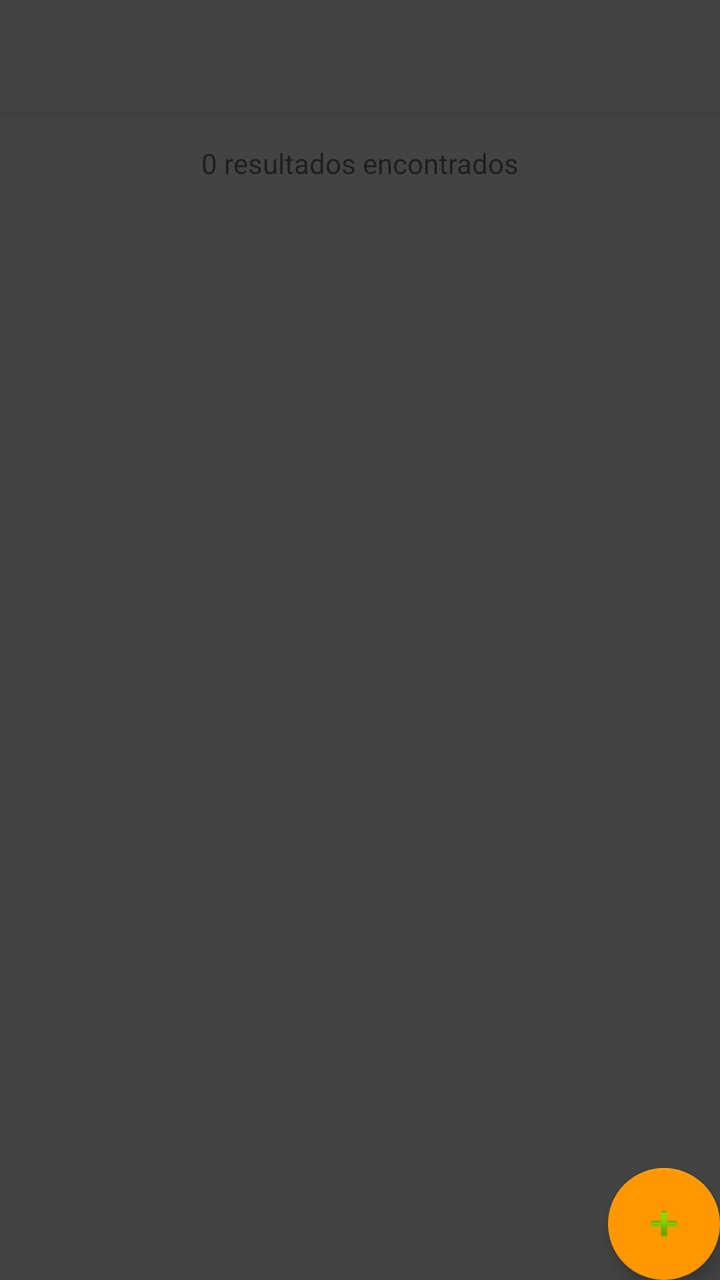
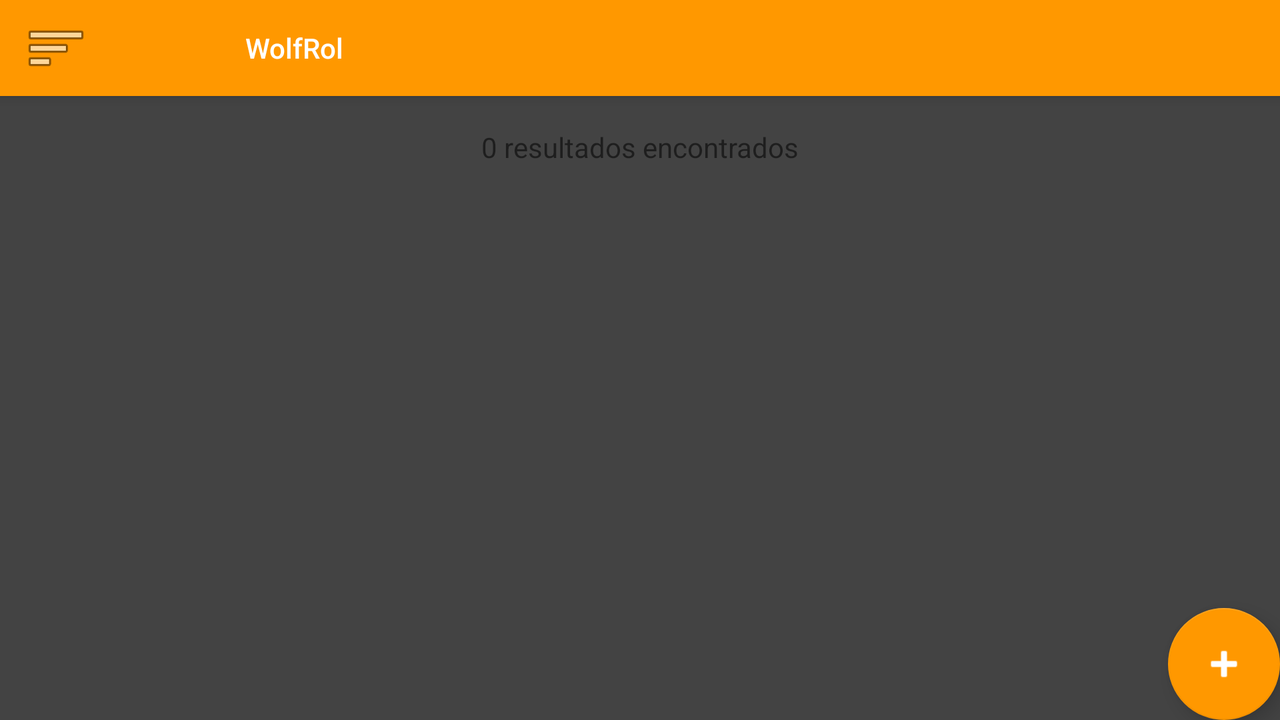

Compare how this app lays out the same screen by default and in its alternative resource folder. The renders come first, then the two layout files and the values they reference.
<!-- AndroidManifest.xml: activity theme AppTheme.NoActionBar -->
<!-- res/layout/activity_listado.xml -->
<?xml version="1.0" encoding="utf-8"?>
<androidx.coordinatorlayout.widget.CoordinatorLayout xmlns:android="http://schemas.android.com/apk/res/android"
    xmlns:app="http://schemas.android.com/apk/res-auto"
    xmlns:tools="http://schemas.android.com/tools"
    android:layout_width="match_parent"
    android:layout_height="match_parent"
    android:background="#434343"
    tools:context=".views.ListadoActivity">

    <com.google.android.material.appbar.AppBarLayout
        android:layout_width="match_parent"
        android:layout_height="wrap_content"
        android:theme="@style/AppTheme.AppBarOverlay">

        <androidx.appcompat.widget.Toolbar
            android:id="@+id/toolbar"
            android:layout_width="match_parent"
            android:layout_height="?attr/actionBarSize"
            android:background="?attr/colorPrimary"
            app:popupTheme="@style/AppTheme.PopupOverlay" />

    </com.google.android.material.appbar.AppBarLayout>

    <include layout="@layout/content_listado" />

    <com.google.android.material.floatingactionbutton.FloatingActionButton
        android:id="@+id/listadoFb"
        android:layout_width="wrap_content"
        android:layout_height="wrap_content"
        android:layout_gravity="bottom|end"
        android:layout_margin="@dimen/fab_margin"
        app:srcCompat="@android:drawable/ic_input_add" />

</androidx.coordinatorlayout.widget.CoordinatorLayout>
<!-- res/layout/content_listado.xml (included above) -->
<?xml version="1.0" encoding="utf-8"?>
<androidx.constraintlayout.widget.ConstraintLayout xmlns:android="http://schemas.android.com/apk/res/android"
    xmlns:app="http://schemas.android.com/apk/res-auto"
    xmlns:tools="http://schemas.android.com/tools"
    android:layout_width="match_parent"
    android:layout_height="match_parent"
    app:layout_behavior="@string/appbar_scrolling_view_behavior"
    tools:context=".views.ListadoActivity"
    tools:showIn="@layout/activity_listado">

    <TextView
        android:id="@+id/contadorTextView"
        android:layout_width="wrap_content"
        android:layout_height="wrap_content"
        android:layout_marginStart="16dp"
        android:layout_marginTop="16dp"
        android:layout_marginEnd="16dp"
        android:text="0 resultados encontrados"
        app:layout_constraintEnd_toEndOf="parent"
        app:layout_constraintStart_toStartOf="parent"
        app:layout_constraintTop_toTopOf="parent" />

    <androidx.recyclerview.widget.RecyclerView
        android:id="@+id/listadoReciclesView"
        android:layout_width="match_parent"
        android:layout_height="0dp"
        android:layout_marginTop="16dp"
        app:layout_constraintBottom_toBottomOf="parent"
        app:layout_constraintTop_toBottomOf="@+id/contadorTextView"
        tools:itemCount="5"
        tools:layout_editor_absoluteX="-47dp"
        tools:listitem="@layout/row_data" />
</androidx.constraintlayout.widget.ConstraintLayout>
<!-- res/layout/row_data.xml (included above) -->
<?xml version="1.0" encoding="utf-8"?>
<LinearLayout xmlns:android="http://schemas.android.com/apk/res/android"
    xmlns:app="http://schemas.android.com/apk/res-auto"
    xmlns:tools="http://schemas.android.com/tools"
    android:layout_width="match_parent"
    android:layout_height="wrap_content">

    <ImageView
        android:id="@+id/imageViewGenero"
        android:layout_width="317dp"
        android:layout_height="wrap_content"
        android:layout_weight="1"
        tools:srcCompat="@tools:sample/avatars" />

    <TextView
        android:id="@+id/textView"
        android:layout_width="match_parent"
        android:layout_height="wrap_content"
        android:layout_weight="1"
        android:text="TextView"
        tools:text="@tools:sample/full_names" />
</LinearLayout>
<!-- resources referenced by this layout -->
<resources>
  <style name="AppTheme.AppBarOverlay" parent="ThemeOverlay.AppCompat.Dark.ActionBar" />
  <style name="AppTheme.PopupOverlay" parent="ThemeOverlay.AppCompat.Light" />
  <style name="AppTheme.NoActionBar">
          <item name="windowActionBar">false</item>
          <item name="windowNoTitle">true</item>
      </style>
</resources>
<!-- res/layout-land/activity_listado.xml (the repository's variant of the layout above) -->
<!-- drawn on the phone turned sideways -->
<?xml version="1.0" encoding="utf-8"?>
<androidx.coordinatorlayout.widget.CoordinatorLayout xmlns:android="http://schemas.android.com/apk/res/android"
    xmlns:app="http://schemas.android.com/apk/res-auto"
    xmlns:tools="http://schemas.android.com/tools"
    android:layout_width="match_parent"
    android:layout_height="match_parent"
    android:background="#434343"
    tools:context=".views.ListadoActivity">

    <com.google.android.material.appbar.AppBarLayout
        android:id="@+id/appBarLayout"
        android:layout_width="match_parent"
        android:layout_height="wrap_content"
        android:theme="@style/AppTheme.AppBarOverlay">

        <androidx.appcompat.widget.Toolbar
            android:id="@+id/toolbar"
            android:layout_width="match_parent"
            android:layout_height="?attr/actionBarSize"
            android:background="#FF9800"
            app:navigationIcon="@android:drawable/ic_menu_sort_by_size"
            app:popupTheme="@style/AppTheme.PopupOverlay"
            app:title="WolfRol"
            app:titleMargin="16px"
            app:titleMarginStart="200px" />

    </com.google.android.material.appbar.AppBarLayout>

    <include
        android:id="@+id/include"
        layout="@layout/content_listado" />

    <com.google.android.material.floatingactionbutton.FloatingActionButton
        android:id="@+id/listadoFb"
        android:layout_width="wrap_content"
        android:layout_height="wrap_content"
        android:layout_gravity="bottom|end"
        android:layout_margin="@dimen/fab_margin"
        android:background="#FF9800"
        android:tint="#FFFFFF"
        app:backgroundTint="#FF9800"
        app:srcCompat="@android:drawable/ic_input_add" />

    <ImageButton
        android:id="@+id/imageButton"
        android:layout_width="48dp"
        android:layout_height="42dp"
        android:background="#FF9800"
        app:srcCompat="@android:drawable/ic_menu_sort_by_size" />

</androidx.coordinatorlayout.widget.CoordinatorLayout>
<!-- res/layout/activity_listado.xml (included above) -->
<?xml version="1.0" encoding="utf-8"?>
<androidx.coordinatorlayout.widget.CoordinatorLayout xmlns:android="http://schemas.android.com/apk/res/android"
    xmlns:app="http://schemas.android.com/apk/res-auto"
    xmlns:tools="http://schemas.android.com/tools"
    android:layout_width="match_parent"
    android:layout_height="match_parent"
    android:background="#434343"
    tools:context=".views.ListadoActivity">

    <com.google.android.material.appbar.AppBarLayout
        android:layout_width="match_parent"
        android:layout_height="wrap_content"
        android:theme="@style/AppTheme.AppBarOverlay">

        <androidx.appcompat.widget.Toolbar
            android:id="@+id/toolbar"
            android:layout_width="match_parent"
            android:layout_height="?attr/actionBarSize"
            android:background="?attr/colorPrimary"
            app:popupTheme="@style/AppTheme.PopupOverlay" />

    </com.google.android.material.appbar.AppBarLayout>

    <include layout="@layout/content_listado" />

    <com.google.android.material.floatingactionbutton.FloatingActionButton
        android:id="@+id/listadoFb"
        android:layout_width="wrap_content"
        android:layout_height="wrap_content"
        android:layout_gravity="bottom|end"
        android:layout_margin="@dimen/fab_margin"
        app:srcCompat="@android:drawable/ic_input_add" />

</androidx.coordinatorlayout.widget.CoordinatorLayout>
